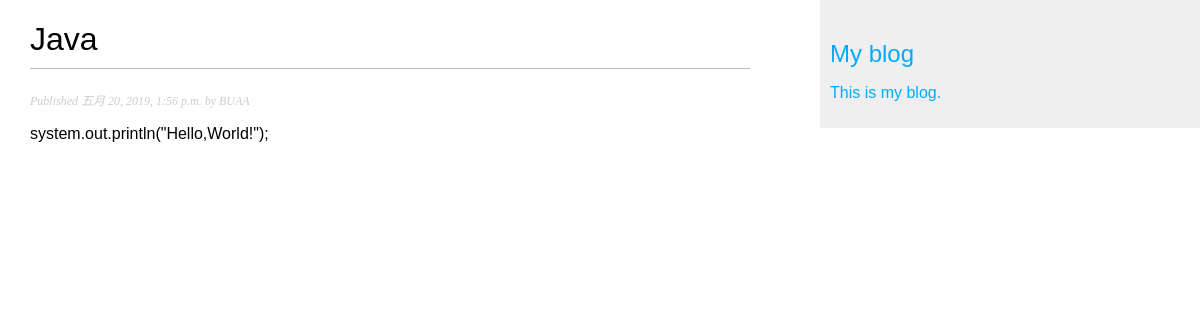
Page /blog/2019/5/20/java/ on the committed database.
### blog/models.py (models this page shows, shortened)
class Post(models.Model):
    STATUS_CHOICES = (
        ('draft', 'Draft'),
        ('published', 'Published'),
    )
    title = models.CharField(max_length=250)
    slug = models.SlugField(max_length=250,
                            unique_for_date='publish')
    author = models.ForeignKey(User,
                               on_delete=models.CASCADE,
                               related_name='blog_posts')
    body = models.TextField()
    publish = models.DateTimeField(default=timezone.now)
    created = models.DateTimeField(auto_now_add=True)
    updated = models.DateTimeField(auto_now=True)
    status = models.CharField(max_length=10,
                              choices=STATUS_CHOICES,
                              default='draft')
    objects = models.Manager()  # The default manager.
    published = PublishedManager()  # Our custom manager.
    class Meta:
        ordering = ('-publish',)

### blog/views.py (the view)
def post_detail(request, year, month, day, post):
    post = get_object_or_404(Post, slug=post,
                                   status='published',
                                   publish__year=year,
                                   publish__month=month,
                                   publish__day=day)
    return render(request,
                  'blog/post/detail.html',
                  {'post': post})

### blog/templates/blog/post/detail.html (shortened to what this page needs)
{% extends "blog/base.html" %}
{% block content %}
  <h1>{{ post.title }}</h1>
  <p class="date">
    Published {{ post.publish }} by {{ post.author }}
  </p>
  {{ post.body|linebreaks }}
{% endblock %}

### blog/static/css/blog.css (style rules this page uses)
body { margin:0; padding:0; font-family:helvetica, sans-serif; }
h1 { font-weight:normal; border-bottom:1px solid #bbb; padding:0 0 10px 0; }
p.date { color:#ccc; font-family: georgia, serif; font-size: 12px; font-style: italic; }

### rows in the picture
Post: title "Java", publish "五月 20, 2019, 1:56 p.m.", author "BUAA", body "system.out.println(\"Hello,World!\");"
